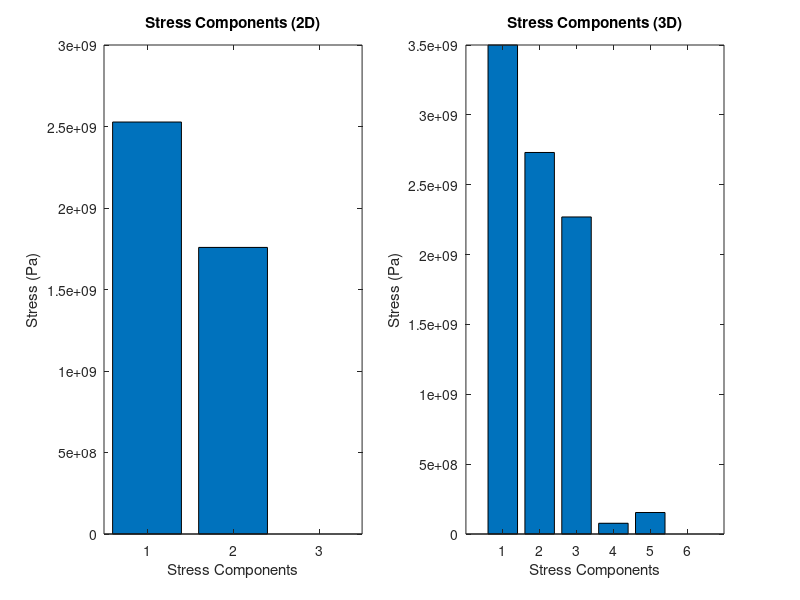

Write the MATLAB code that produced this figure.

E = 200e9;
nu = 0.3; 

% 2D Elasticity Matrix (Plane Stress assumption)
D_2D = (E / (1 - nu^2)) * [1, nu, 0; 
                            nu, 1, 0; 
                            0, 0, (1 - nu) / 2];

% 3D Elasticity Matrix (for isotropic material)
D_3D = (E / ((1 + nu) * (1 - 2 * nu))) * [1 - nu, nu, nu, 0, 0, 0;
                                            nu, 1 - nu, nu, 0, 0, 0;
                                            nu, nu, 1 - nu, 0, 0, 0;
                                            0, 0, 0, (1 - 2 * nu) / 2, 0, 0;
                                            0, 0, 0, 0, (1 - 2 * nu) / 2, 0;
                                            0, 0, 0, 0, 0, (1 - 2 * nu) / 2];

u_2D = [0.01; 0.005; 0]; % [ux, uy, gamma_xy]

u_3D = [0.01; 0.005; 0.002; 0.001; 0.002; 0]; 

epsilon_2D = [u_2D(1); u_2D(2); u_2D(3)];

sigma_2D = D_2D * epsilon_2D;

% Calculate the strain tensor for 3D
epsilon_3D = [u_3D(1); u_3D(2); u_3D(3); u_3D(4); u_3D(5); u_3D(6)];

% Calculate the stress tensor for 3D
sigma_3D = D_3D * epsilon_3D;

% Display results
disp('2D Stress Tensor:');
disp(sigma_2D);

disp('3D Stress Tensor:');
disp(sigma_3D);

% Plotting stress for 2D (for visualization)
figure;
subplot(1, 2, 1);
bar(sigma_2D);
title('Stress Components (2D)');
xlabel('Stress Components');
ylabel('Stress (Pa)');

% Plotting stress for 3D (for visualization)
subplot(1, 2, 2);
bar(sigma_3D);
title('Stress Components (3D)');
xlabel('Stress Components');
ylabel('Stress (Pa)');
